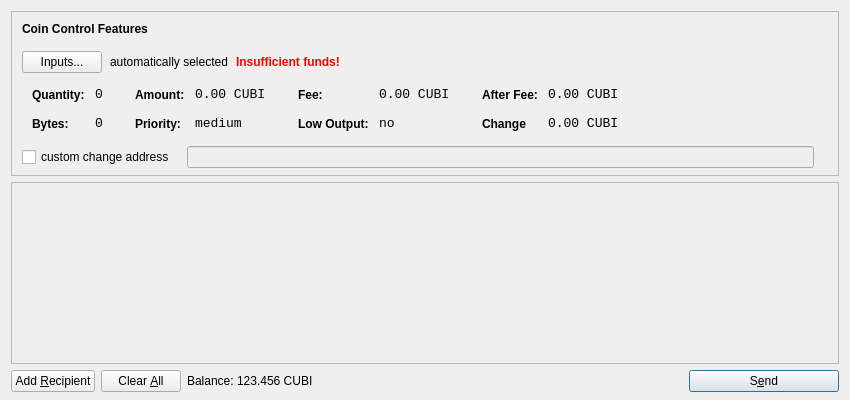
<?xml version="1.0" encoding="UTF-8"?>
<ui version="4.0">
 <class>SendCoinsDialog</class>
 <widget class="QDialog" name="SendCoinsDialog">
  <property name="geometry">
   <rect>
    <x>0</x>
    <y>0</y>
    <width>850</width>
    <height>400</height>
   </rect>
  </property>
  <property name="windowTitle">
   <string>Send Coins</string>
  </property>
  <layout class="QVBoxLayout" name="verticalLayout" stretch="0,1,0">
   <property name="bottomMargin">
    <number>8</number>
   </property>
   <item>
    <widget class="QFrame" name="frameCoinControl">
     <property name="sizePolicy">
      <sizepolicy hsizetype="Expanding" vsizetype="Expanding">
       <horstretch>0</horstretch>
       <verstretch>0</verstretch>
      </sizepolicy>
     </property>
     <property name="maximumSize">
      <size>
       <width>16777215</width>
       <height>16777215</height>
      </size>
     </property>
     <property name="frameShape">
      <enum>QFrame::StyledPanel</enum>
     </property>
     <property name="frameShadow">
      <enum>QFrame::Sunken</enum>
     </property>
     <layout class="QVBoxLayout" name="verticalLayoutCoinControl2">
      <property name="spacing">
       <number>-1</number>
      </property>
      <property name="leftMargin">
       <number>0</number>
      </property>
      <property name="topMargin">
       <number>0</number>
      </property>
      <property name="rightMargin">
       <number>0</number>
      </property>
      <property name="bottomMargin">
       <number>6</number>
      </property>
      <item>
       <layout class="QVBoxLayout" name="verticalLayoutCoinControl" stretch="0,0,0,0,1">
        <property name="spacing">
         <number>0</number>
        </property>
        <property name="leftMargin">
         <number>10</number>
        </property>
        <property name="topMargin">
         <number>10</number>
        </property>
        <item>
         <layout class="QHBoxLayout" name="horizontalLayoutCoinControl1">
          <property name="bottomMargin">
           <number>15</number>
          </property>
          <item>
           <widget class="QLabel" name="labelCoinControlFeatures">
            <property name="sizePolicy">
             <sizepolicy hsizetype="Preferred" vsizetype="Maximum">
              <horstretch>0</horstretch>
              <verstretch>0</verstretch>
             </sizepolicy>
            </property>
            <property name="font">
             <font>
              <weight>75</weight>
              <bold>true</bold>
             </font>
            </property>
            <property name="styleSheet">
             <string notr="true">font-weight:bold;</string>
            </property>
            <property name="text">
             <string>Coin Control Features</string>
            </property>
           </widget>
          </item>
         </layout>
        </item>
        <item>
         <layout class="QHBoxLayout" name="horizontalLayoutCoinControl2" stretch="0,0,0,0">
          <property name="spacing">
           <number>8</number>
          </property>
          <property name="bottomMargin">
           <number>10</number>
          </property>
          <item>
           <widget class="QPushButton" name="pushButtonCoinControl">
            <property name="styleSheet">
             <string notr="true"/>
            </property>
            <property name="text">
             <string>Inputs...</string>
            </property>
           </widget>
          </item>
          <item>
           <widget class="QLabel" name="labelCoinControlAutomaticallySelected">
            <property name="text">
             <string>automatically selected</string>
            </property>
            <property name="margin">
             <number>5</number>
            </property>
           </widget>
          </item>
          <item>
           <widget class="QLabel" name="labelCoinControlInsuffFunds">
            <property name="font">
             <font>
              <weight>75</weight>
              <bold>true</bold>
             </font>
            </property>
            <property name="styleSheet">
             <string notr="true">color:red;font-weight:bold;</string>
            </property>
            <property name="text">
             <string>Insufficient funds!</string>
            </property>
            <property name="margin">
             <number>5</number>
            </property>
           </widget>
          </item>
          <item>
           <spacer name="horizontalSpacerCoinControl">
            <property name="orientation">
             <enum>Qt::Horizontal</enum>
            </property>
            <property name="sizeHint" stdset="0">
             <size>
              <width>40</width>
              <height>1</height>
             </size>
            </property>
           </spacer>
          </item>
         </layout>
        </item>
        <item>
         <widget class="QWidget" name="widgetCoinControl" native="true">
          <property name="sizePolicy">
           <sizepolicy hsizetype="Preferred" vsizetype="Preferred">
            <horstretch>0</horstretch>
            <verstretch>0</verstretch>
           </sizepolicy>
          </property>
          <property name="minimumSize">
           <size>
            <width>0</width>
            <height>0</height>
           </size>
          </property>
          <property name="styleSheet">
           <string notr="true"/>
          </property>
          <layout class="QHBoxLayout" name="horizontalLayoutCoinControl5">
           <property name="margin">
            <number>0</number>
           </property>
           <item>
            <layout class="QHBoxLayout" name="horizontalLayoutCoinControl3" stretch="0,0,0,1">
             <property name="spacing">
              <number>20</number>
             </property>
             <property name="topMargin">
              <number>0</number>
             </property>
             <property name="bottomMargin">
              <number>10</number>
             </property>
             <item>
              <layout class="QFormLayout" name="formLayoutCoinControl1">
               <property name="horizontalSpacing">
                <number>10</number>
               </property>
               <property name="verticalSpacing">
                <number>14</number>
               </property>
               <property name="leftMargin">
                <number>10</number>
               </property>
               <property name="topMargin">
                <number>4</number>
               </property>
               <property name="rightMargin">
                <number>6</number>
               </property>
               <item row="0" column="0">
                <widget class="QLabel" name="labelCoinControlQuantityText">
                 <property name="styleSheet">
                  <string notr="true">font-weight:bold;</string>
                 </property>
                 <property name="text">
                  <string>Quantity:</string>
                 </property>
                 <property name="margin">
                  <number>0</number>
                 </property>
                </widget>
               </item>
               <item row="0" column="1">
                <widget class="QLabel" name="labelCoinControlQuantity">
                 <property name="font">
                  <font>
                   <family>Monospace</family>
                   <pointsize>10</pointsize>
                  </font>
                 </property>
                 <property name="cursor">
                  <cursorShape>IBeamCursor</cursorShape>
                 </property>
                 <property name="contextMenuPolicy">
                  <enum>Qt::ActionsContextMenu</enum>
                 </property>
                 <property name="text">
                  <string>0</string>
                 </property>
                 <property name="margin">
                  <number>0</number>
                 </property>
                 <property name="textInteractionFlags">
                  <set>Qt::LinksAccessibleByMouse|Qt::TextSelectableByKeyboard|Qt::TextSelectableByMouse</set>
                 </property>
                </widget>
               </item>
               <item row="1" column="0">
                <widget class="QLabel" name="labelCoinControlBytesText">
                 <property name="styleSheet">
                  <string notr="true">font-weight:bold;</string>
                 </property>
                 <property name="text">
                  <string>Bytes:</string>
                 </property>
                </widget>
               </item>
               <item row="1" column="1">
                <widget class="QLabel" name="labelCoinControlBytes">
                 <property name="font">
                  <font>
                   <family>Monospace</family>
                   <pointsize>10</pointsize>
                  </font>
                 </property>
                 <property name="cursor">
                  <cursorShape>IBeamCursor</cursorShape>
                 </property>
                 <property name="contextMenuPolicy">
                  <enum>Qt::ActionsContextMenu</enum>
                 </property>
                 <property name="text">
                  <string>0</string>
                 </property>
                 <property name="textInteractionFlags">
                  <set>Qt::LinksAccessibleByMouse|Qt::TextSelectableByKeyboard|Qt::TextSelectableByMouse</set>
                 </property>
                </widget>
               </item>
              </layout>
             </item>
             <item>
              <layout class="QFormLayout" name="formLayoutCoinControl2">
               <property name="horizontalSpacing">
                <number>10</number>
               </property>
               <property name="verticalSpacing">
                <number>14</number>
               </property>
               <property name="leftMargin">
                <number>6</number>
               </property>
               <property name="topMargin">
                <number>4</number>
               </property>
               <property name="rightMargin">
                <number>6</number>
               </property>
               <item row="0" column="0">
                <widget class="QLabel" name="labelCoinControlAmountText">
                 <property name="styleSheet">
                  <string notr="true">font-weight:bold;</string>
                 </property>
                 <property name="text">
                  <string>Amount:</string>
                 </property>
                 <property name="margin">
                  <number>0</number>
                 </property>
                </widget>
               </item>
               <item row="0" column="1">
                <widget class="QLabel" name="labelCoinControlAmount">
                 <property name="font">
                  <font>
                   <family>Monospace</family>
                   <pointsize>10</pointsize>
                  </font>
                 </property>
                 <property name="cursor">
                  <cursorShape>IBeamCursor</cursorShape>
                 </property>
                 <property name="contextMenuPolicy">
                  <enum>Qt::ActionsContextMenu</enum>
                 </property>
                 <property name="text">
                  <string>0.00 CUBI</string>
                 </property>
                 <property name="textInteractionFlags">
                  <set>Qt::LinksAccessibleByMouse|Qt::TextSelectableByKeyboard|Qt::TextSelectableByMouse</set>
                 </property>
                </widget>
               </item>
               <item row="1" column="0">
                <widget class="QLabel" name="labelCoinControlPriorityText">
                 <property name="styleSheet">
                  <string notr="true">font-weight:bold;</string>
                 </property>
                 <property name="text">
                  <string>Priority:</string>
                 </property>
                </widget>
               </item>
               <item row="1" column="1">
                <widget class="QLabel" name="labelCoinControlPriority">
                 <property name="font">
                  <font>
                   <family>Monospace</family>
                   <pointsize>10</pointsize>
                  </font>
                 </property>
                 <property name="cursor">
                  <cursorShape>IBeamCursor</cursorShape>
                 </property>
                 <property name="contextMenuPolicy">
                  <enum>Qt::ActionsContextMenu</enum>
                 </property>
                 <property name="text">
                  <string>medium</string>
                 </property>
                 <property name="textInteractionFlags">
                  <set>Qt::LinksAccessibleByMouse|Qt::TextSelectableByKeyboard|Qt::TextSelectableByMouse</set>
                 </property>
                </widget>
               </item>
              </layout>
             </item>
             <item>
              <layout class="QFormLayout" name="formLayoutCoinControl3">
               <property name="horizontalSpacing">
                <number>10</number>
               </property>
               <property name="verticalSpacing">
                <number>14</number>
               </property>
               <property name="leftMargin">
                <number>6</number>
               </property>
               <property name="topMargin">
                <number>4</number>
               </property>
               <property name="rightMargin">
                <number>6</number>
               </property>
               <item row="0" column="0">
                <widget class="QLabel" name="labelCoinControlFeeText">
                 <property name="styleSheet">
                  <string notr="true">font-weight:bold;</string>
                 </property>
                 <property name="text">
                  <string>Fee:</string>
                 </property>
                 <property name="margin">
                  <number>0</number>
                 </property>
                </widget>
               </item>
               <item row="0" column="1">
                <widget class="QLabel" name="labelCoinControlFee">
                 <property name="font">
                  <font>
                   <family>Monospace</family>
                   <pointsize>10</pointsize>
                  </font>
                 </property>
                 <property name="cursor">
                  <cursorShape>IBeamCursor</cursorShape>
                 </property>
                 <property name="contextMenuPolicy">
                  <enum>Qt::ActionsContextMenu</enum>
                 </property>
                 <property name="text">
                  <string>0.00 CUBI</string>
                 </property>
                 <property name="textInteractionFlags">
                  <set>Qt::LinksAccessibleByMouse|Qt::TextSelectableByKeyboard|Qt::TextSelectableByMouse</set>
                 </property>
                </widget>
               </item>
               <item row="1" column="0">
                <widget class="QLabel" name="labelCoinControlLowOutputText">
                 <property name="styleSheet">
                  <string notr="true">font-weight:bold;</string>
                 </property>
                 <property name="text">
                  <string>Low Output:</string>
                 </property>
                </widget>
               </item>
               <item row="1" column="1">
                <widget class="QLabel" name="labelCoinControlLowOutput">
                 <property name="font">
                  <font>
                   <family>Monospace</family>
                   <pointsize>10</pointsize>
                  </font>
                 </property>
                 <property name="cursor">
                  <cursorShape>IBeamCursor</cursorShape>
                 </property>
                 <property name="contextMenuPolicy">
                  <enum>Qt::ActionsContextMenu</enum>
                 </property>
                 <property name="text">
                  <string>no</string>
                 </property>
                 <property name="textInteractionFlags">
                  <set>Qt::LinksAccessibleByMouse|Qt::TextSelectableByKeyboard|Qt::TextSelectableByMouse</set>
                 </property>
                </widget>
               </item>
              </layout>
             </item>
             <item>
              <layout class="QFormLayout" name="formLayoutCoinControl4">
               <property name="horizontalSpacing">
                <number>10</number>
               </property>
               <property name="verticalSpacing">
                <number>14</number>
               </property>
               <property name="leftMargin">
                <number>6</number>
               </property>
               <property name="topMargin">
                <number>4</number>
               </property>
               <property name="rightMargin">
                <number>6</number>
               </property>
               <item row="0" column="0">
                <widget class="QLabel" name="labelCoinControlAfterFeeText">
                 <property name="styleSheet">
                  <string notr="true">font-weight:bold;</string>
                 </property>
                 <property name="text">
                  <string>After Fee:</string>
                 </property>
                 <property name="margin">
                  <number>0</number>
                 </property>
                </widget>
               </item>
               <item row="0" column="1">
                <widget class="QLabel" name="labelCoinControlAfterFee">
                 <property name="font">
                  <font>
                   <family>Monospace</family>
                   <pointsize>10</pointsize>
                  </font>
                 </property>
                 <property name="cursor">
                  <cursorShape>IBeamCursor</cursorShape>
                 </property>
                 <property name="contextMenuPolicy">
                  <enum>Qt::ActionsContextMenu</enum>
                 </property>
                 <property name="text">
                  <string>0.00 CUBI</string>
                 </property>
                 <property name="textInteractionFlags">
                  <set>Qt::LinksAccessibleByMouse|Qt::TextSelectableByKeyboard|Qt::TextSelectableByMouse</set>
                 </property>
                </widget>
               </item>
               <item row="1" column="0">
                <widget class="QLabel" name="labelCoinControlChangeText">
                 <property name="styleSheet">
                  <string notr="true">font-weight:bold;</string>
                 </property>
                 <property name="text">
                  <string>Change</string>
                 </property>
                </widget>
               </item>
               <item row="1" column="1">
                <widget class="QLabel" name="labelCoinControlChange">
                 <property name="font">
                  <font>
                   <family>Monospace</family>
                   <pointsize>10</pointsize>
                  </font>
                 </property>
                 <property name="cursor">
                  <cursorShape>IBeamCursor</cursorShape>
                 </property>
                 <property name="contextMenuPolicy">
                  <enum>Qt::ActionsContextMenu</enum>
                 </property>
                 <property name="text">
                  <string>0.00 CUBI</string>
                 </property>
                 <property name="textInteractionFlags">
                  <set>Qt::LinksAccessibleByMouse|Qt::TextSelectableByKeyboard|Qt::TextSelectableByMouse</set>
                 </property>
                </widget>
               </item>
              </layout>
             </item>
            </layout>
           </item>
          </layout>
         </widget>
        </item>
        <item>
         <layout class="QHBoxLayout" name="horizontalLayoutCoinControl4" stretch="0,0,0">
          <property name="spacing">
           <number>12</number>
          </property>
          <property name="sizeConstraint">
           <enum>QLayout::SetDefaultConstraint</enum>
          </property>
          <property name="topMargin">
           <number>5</number>
          </property>
          <property name="rightMargin">
           <number>5</number>
          </property>
          <item>
           <widget class="QCheckBox" name="checkBoxCoinControlChange">
            <property name="text">
             <string>custom change address</string>
            </property>
           </widget>
          </item>
          <item>
           <widget class="QLineEdit" name="lineEditCoinControlChange">
            <property name="enabled">
             <bool>false</bool>
            </property>
            <property name="sizePolicy">
             <sizepolicy hsizetype="Expanding" vsizetype="Fixed">
              <horstretch>0</horstretch>
              <verstretch>0</verstretch>
             </sizepolicy>
            </property>
           </widget>
          </item>
          <item>
           <widget class="QLabel" name="labelCoinControlChangeLabel">
            <property name="sizePolicy">
             <sizepolicy hsizetype="Preferred" vsizetype="Expanding">
              <horstretch>0</horstretch>
              <verstretch>0</verstretch>
             </sizepolicy>
            </property>
            <property name="minimumSize">
             <size>
              <width>0</width>
              <height>0</height>
             </size>
            </property>
            <property name="text">
             <string/>
            </property>
            <property name="margin">
             <number>3</number>
            </property>
           </widget>
          </item>
         </layout>
        </item>
        <item>
         <spacer name="verticalSpacerCoinControl">
          <property name="orientation">
           <enum>Qt::Vertical</enum>
          </property>
          <property name="sizeHint" stdset="0">
           <size>
            <width>800</width>
            <height>1</height>
           </size>
          </property>
         </spacer>
        </item>
       </layout>
      </item>
     </layout>
    </widget>
   </item>
   <item>
    <widget class="QScrollArea" name="scrollArea">
     <property name="widgetResizable">
      <bool>true</bool>
     </property>
     <widget class="QWidget" name="scrollAreaWidgetContents">
      <property name="geometry">
       <rect>
        <x>0</x>
        <y>0</y>
        <width>830</width>
        <height>165</height>
       </rect>
      </property>
      <layout class="QVBoxLayout" name="verticalLayout_2">
       <property name="margin">
        <number>0</number>
       </property>
       <item>
        <layout class="QVBoxLayout" name="entries">
         <property name="spacing">
          <number>6</number>
         </property>
        </layout>
       </item>
       <item>
        <spacer name="verticalSpacer">
         <property name="orientation">
          <enum>Qt::Vertical</enum>
         </property>
         <property name="sizeHint" stdset="0">
          <size>
           <width>20</width>
           <height>40</height>
          </size>
         </property>
        </spacer>
       </item>
      </layout>
     </widget>
    </widget>
   </item>
   <item>
    <layout class="QHBoxLayout" name="horizontalLayout">
     <item>
      <widget class="QPushButton" name="addButton">
       <property name="toolTip">
        <string>Send to multiple recipients at once</string>
       </property>
       <property name="text">
        <string>Add &amp;Recipient</string>
       </property>
       <property name="icon">
        <iconset resource="../bitcoin.qrc">
         <normaloff>:/icons/add</normaloff>:/icons/add</iconset>
       </property>
       <property name="autoDefault">
        <bool>false</bool>
       </property>
      </widget>
     </item>
     <item>
      <widget class="QPushButton" name="clearButton">
       <property name="sizePolicy">
        <sizepolicy hsizetype="Minimum" vsizetype="Fixed">
         <horstretch>0</horstretch>
         <verstretch>0</verstretch>
        </sizepolicy>
       </property>
       <property name="toolTip">
        <string>Remove all transaction fields</string>
       </property>
       <property name="text">
        <string>Clear &amp;All</string>
       </property>
       <property name="icon">
        <iconset resource="../bitcoin.qrc">
         <normaloff>:/icons/remove</normaloff>:/icons/remove</iconset>
       </property>
       <property name="autoRepeatDelay">
        <number>300</number>
       </property>
       <property name="autoDefault">
        <bool>false</bool>
       </property>
      </widget>
     </item>
     <item>
      <layout class="QHBoxLayout" name="horizontalLayout_2">
       <property name="spacing">
        <number>3</number>
       </property>
       <item>
        <widget class="QLabel" name="label">
         <property name="sizePolicy">
          <sizepolicy hsizetype="Preferred" vsizetype="Fixed">
           <horstretch>0</horstretch>
           <verstretch>0</verstretch>
          </sizepolicy>
         </property>
         <property name="text">
          <string>Balance:</string>
         </property>
        </widget>
       </item>
       <item>
        <widget class="QLabel" name="labelBalance">
         <property name="sizePolicy">
          <sizepolicy hsizetype="Preferred" vsizetype="Fixed">
           <horstretch>0</horstretch>
           <verstretch>0</verstretch>
          </sizepolicy>
         </property>
         <property name="cursor">
          <cursorShape>IBeamCursor</cursorShape>
         </property>
         <property name="text">
          <string>123.456 CUBI</string>
         </property>
         <property name="textInteractionFlags">
          <set>Qt::LinksAccessibleByMouse|Qt::TextSelectableByKeyboard|Qt::TextSelectableByMouse</set>
         </property>
        </widget>
       </item>
      </layout>
     </item>
     <item>
      <spacer name="horizontalSpacer">
       <property name="orientation">
        <enum>Qt::Horizontal</enum>
       </property>
       <property name="sizeHint" stdset="0">
        <size>
         <width>40</width>
         <height>20</height>
        </size>
       </property>
      </spacer>
     </item>
     <item>
      <widget class="QPushButton" name="sendButton">
       <property name="minimumSize">
        <size>
         <width>150</width>
         <height>0</height>
        </size>
       </property>
       <property name="toolTip">
        <string>Confirm the send action</string>
       </property>
       <property name="text">
        <string>S&amp;end</string>
       </property>
       <property name="icon">
        <iconset resource="../bitcoin.qrc">
         <normaloff>:/icons/send</normaloff>:/icons/send</iconset>
       </property>
       <property name="default">
        <bool>true</bool>
       </property>
      </widget>
     </item>
    </layout>
   </item>
  </layout>
 </widget>
 <resources>
  <include location="../bitcoin.qrc"/>
 </resources>
 <connections/>
</ui>
